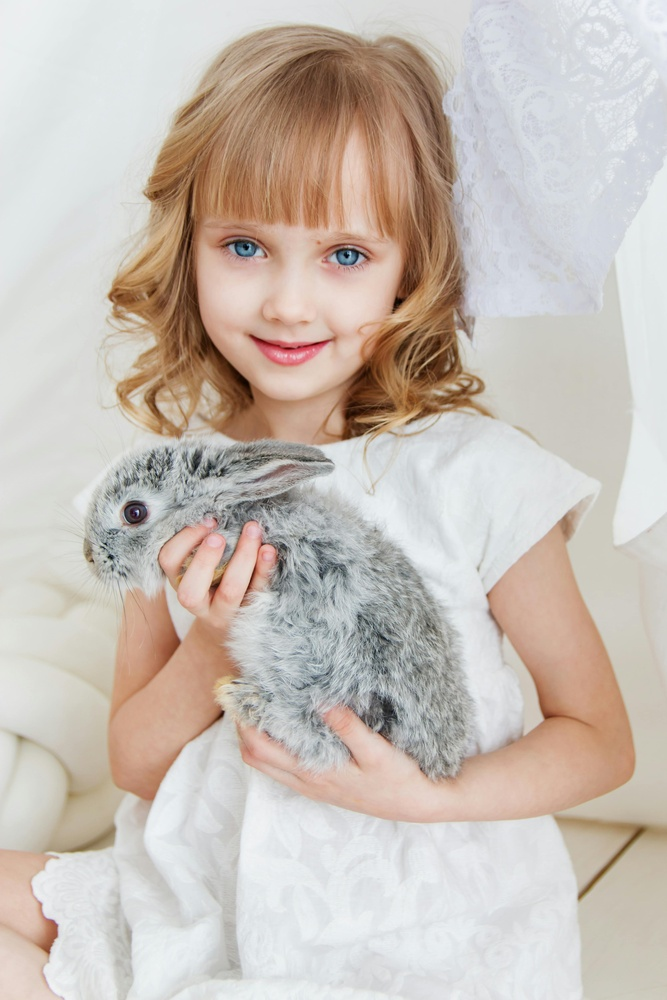
#> input picture girl.jpg, 667 x 1000 px, shrunk from 3340 x 5010 before the run
$ jupyter execute image.ipynb   (older library calls are emulated)
#> lines starting #> are read from the running program, lines starting #| are printed output that depends on the picture
[cell 1]
#image read
import cv2
import matplotlib.pyplot as plt
import numpy as np
img = cv2.imread("girl.jpg")
#> img is the input picture: shape (1000, 667, 3); mean B, G, R 182.1, 190.3, 200.3
newmg=cv2.cvtColor(img,cv2.COLOR_BGR2RGB)
plt.imshow(newmg),plt.axis("off")

[cell 2]
r1=np.array([[-1,-1,-1],[-1,1,-1],[-1,-1,-1]])
filters=cv2.filter2D(img,-3,r1)
#> filters: shape (1000, 667, 3); every value is 0
plt.imshow(filters),plt.axis("off")

[cell 3]
newimg=cv2.cvtColor(img,cv2.COLOR_BGR2RGB)
BLUR=cv2.blur(newimg,(10,10))
plt.subplot(1,2,1),plt.imshow(newimg),plt.axis("off"),plt.title("original image")
plt.subplot(1,2,2),plt.imshow(BLUR),plt.axis("off"),plt.title("Blur image")

[cell 4]
#gaussian and median blur

import cv2
import matplotlib.pyplot as plt
import numpy as np

img = cv2.imread("girl.jpg")
img = cv2.cvtColor(img,cv2.COLOR_BGR2RGB)
blr = cv2.blur(img,(190,19))
gaussian = cv2.GaussianBlur(img,(59,59),0)
medians = cv2.medianBlur(img,19)

plt.subplot(1,4,1),plt.imshow(blr),plt.axis("off"),plt.title("Blur ")
plt.subplot(1,4,2),plt.imshow(gaussian),plt.axis("off"),plt.title("Gaussian Blur ")
plt.subplot(1,4,3),plt.imshow(medians),plt.axis("off"),plt.title("Median Blur ")
plt.subplot(1,4,4),plt.imshow(img),plt.axis("off"),plt.title(" Original ")

###kernal blur
img = cv2.imread("tm.jpg")
img = cv2.cvtColor(img,cv2.COLOR_BGR2RGB)
kernals= np.ones((10,5))/40
print(kernals)
blrs=cv2.filter2D(img,-5,kernals)
plt.imshow(blrs),plt.axis("off")

# sharpening

[cell 5]
img = cv2.imread("girl.jpg")
img = cv2.cvtColor(img,cv2.COLOR_BGR2RGB)
k1 = np.array([[-1,-1,-1],
               [-1,9,-1],
               [-1,-1,-1]])
k2=np.array([[1,1,1],
               [1,-7,1],
               [1,1,1]])
sharp=cv2.filter2D(img,-1,k1)
sharpblur = cv2.filter2D(img,-1,k2)

plt.subplot(1,2,1),plt.imshow(sharp),plt.axis("off"),plt.title("sharpening image")
plt.subplot(1,2,2),plt.imshow(sharpblur),plt.axis("off"),plt.title("sharpening blur image")

[cell 6]
k1 = np.array([[0,-1,-1],
               [1,0,-1],
               [1,1,0]])
k2 = np.array([[-1,-1,0],
               [-1,0,1],
               [0,1,1]])
k3 = np.array([[0,0,-1],
               [0,0,0],
               [-1,0,0]])
k4 = np.array([[1,0,0],
               [0,0,0],
               [0,0,1]])

emboss1 = cv2.filter2D(img,-1,k1)+128
emboss2 = cv2.filter2D(img,-1,k2)+128
emboss3 = cv2.filter2D(img,-1,k3)+128
#> emboss3: shape (1000, 667, 3); every value is 128
emboss4 = cv2.filter2D(img,-1,k4)+128


plt.subplot(1,4,1),plt.imshow(emboss1),plt.axis("off"),plt.title("embossing")
plt.subplot(1,4,2),plt.imshow(emboss2),plt.axis("off"),plt.title("embossing1")
plt.subplot(1,4,3),plt.imshow(emboss3),plt.axis("off"),plt.title("embossing2")
plt.subplot(1,4,4),plt.imshow(emboss4),plt.axis("off"),plt.title("embossing3")

# sobel

[cell 7]
img = cv2.imread("girl.jpg")
new = cv2.cvtColor(img,cv2.COLOR_BGR2GRAY)
#horizontal
sobelsX = cv2.Sobel(img,cv2.CV_64F,1,0,5)
#vertical
sobelsY = cv2.Sobel(img,cv2.CV_64F,0,1,5)
plt.subplot(1,3,1),plt.imshow(new),plt.axis("off"),plt.title("original")
plt.subplot(1,3,2),plt.imshow(sobelsX),plt.axis("off"),plt.title("horizontal")
plt.subplot(1,3,3),plt.imshow(sobelsY),plt.axis("off"),plt.title("vertical")
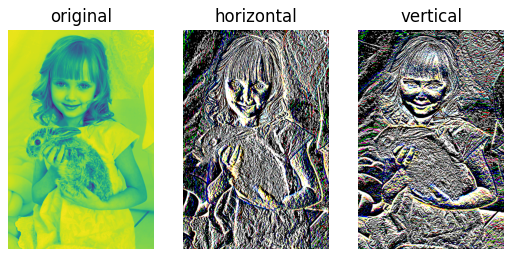
#> figure drawn by matplotlib, 3 panels; B, G, R data is drawn as R, G, B

# LAPLACIAN

[cell 8]
img = cv2.imread("girl.jpg")
newimg=cv2.cvtColor(img,cv2.COLOR_BGR2RGB)
lap =cv2.Laplacian(newimg,cv2.CV_64F)
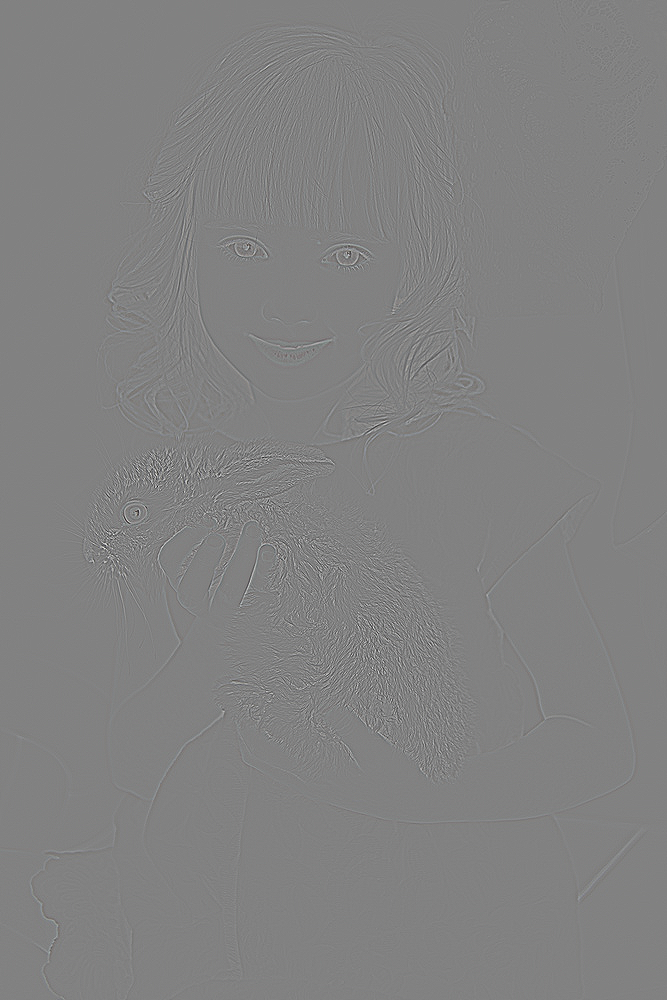
#> lap: shape (1000, 667, 3) float64; mean R, G, B 0, 0, 0; drawn with min black and max white
plt.imshow(lap,cmap="gray"),plt.axis("off")
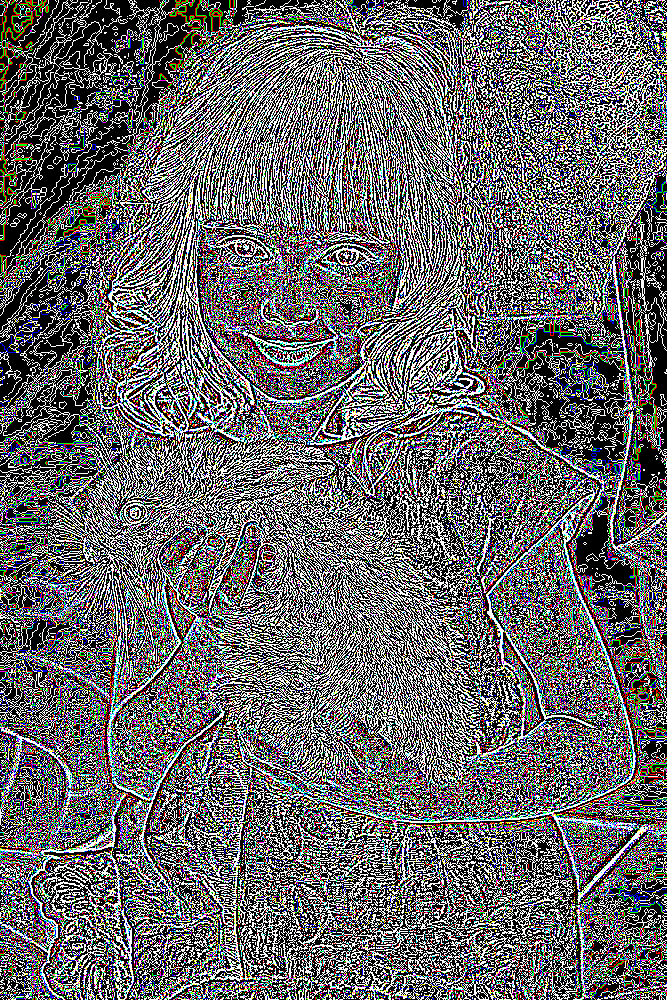
#> shown: shape (1000, 667, 3) float64; mean R, G, B 0.406, 0.403, 0.406

# Canny

[cell 9]
cany=cv2.Canny(newimg,50,150)
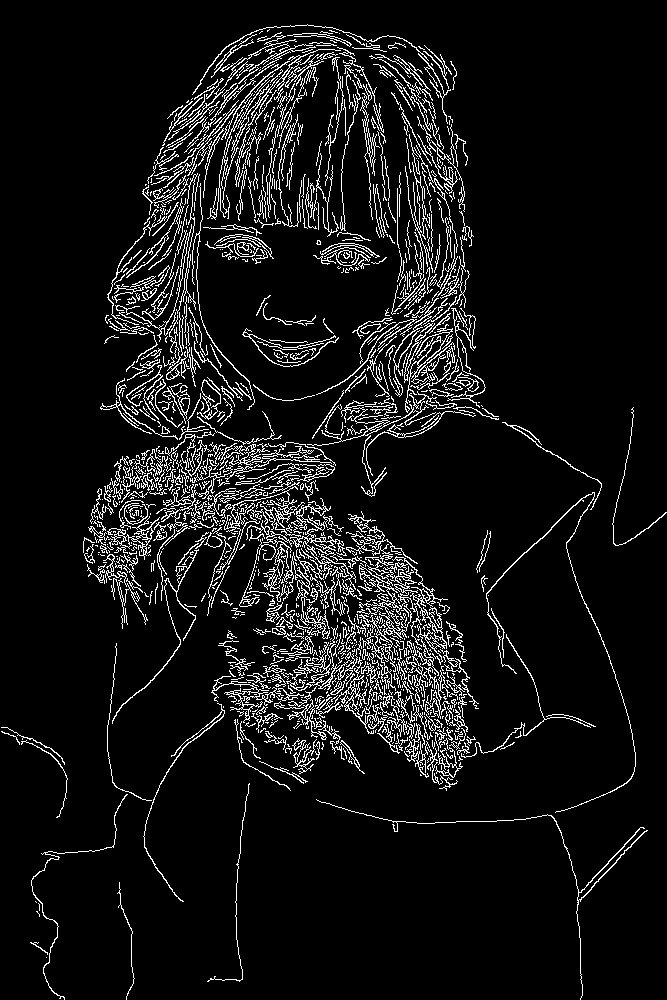
#> cany: shape (1000, 667); 7.8% white in thin lines or dots
plt.subplot(1,2,1),plt.imshow(newimg),plt.axis("off"),plt.title("original")
plt.subplot(1,2,2),plt.imshow(cany),plt.axis("off"),plt.title("canny")

# Erosion & Dilation

[cell 10]
k1=np.ones((5,5))
eros=cv2.erode(newimg,k1,iterations=1)
dial=cv2.dilate(newimg,k1,iterations=5)
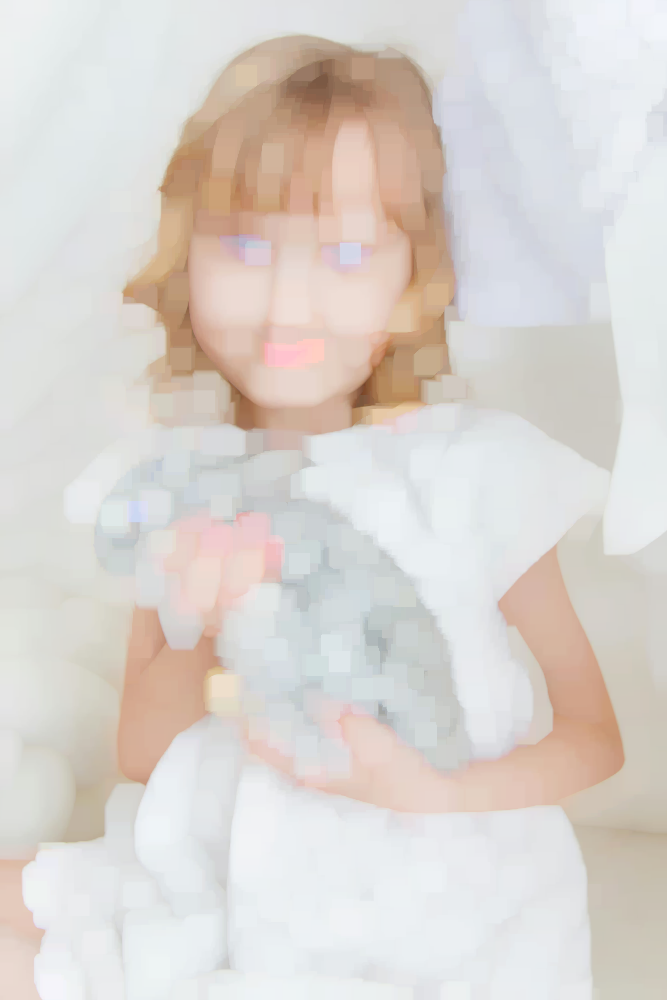
#> dial: shape (1000, 667, 3); mean R, G, B 218.5, 212.3, 207.3

plt.subplot(1,3,1),plt.imshow(newimg),plt.axis("off"),plt.title("original")
plt.subplot(1,3,2),plt.imshow(eros),plt.axis("off"),plt.title("Eroded")
plt.subplot(1,3,3),plt.imshow(dial),plt.axis("off"),plt.title("Dialation")

# color contrast

[cell 11]
yuv=cv2.cvtColor(newimg,cv2.COLOR_BGR2YUV)
#> yuv: shape (1000, 667, 3); mean of channels 0, 1, 2 188.9, 133.7, 122.1
yuv[:,:,0]=cv2.equalizeHist(yuv[:,:,0])
#> yuv: shape (1000, 667, 3); mean of channels 0, 1, 2 128.8, 133.7, 122.1
finalimg=cv2.cvtColor(yuv,cv2.COLOR_YUV2BGR)
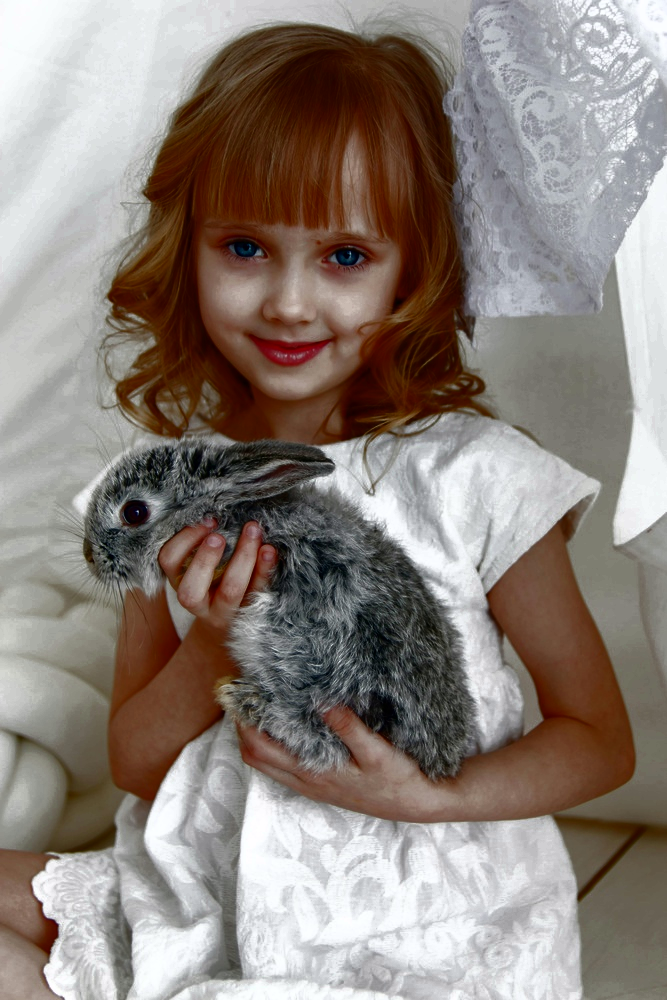
#> finalimg: shape (1000, 667, 3); mean R, G, B 140.4, 130, 123.2
plt.subplot(1,2,1),plt.imshow(newimg),plt.axis("off"),plt.title("original")
plt.subplot(1,2,2),plt.imshow(finalimg),plt.axis("off"),plt.title("color contrast")

# horizontal and vertical blur

[cell 12]
k2=np.zeros((50,50))
k2[int(50/2),:]=np.ones(50)
k2=k2/50

k3=np.zeros((50,50))
k3[:,int(50/2)]=np.ones(50)
k3=k3/50

horblr=cv2.filter2D(newimg,-1,k2)
verblr=cv2.filter2D(newimg,-1,k3)
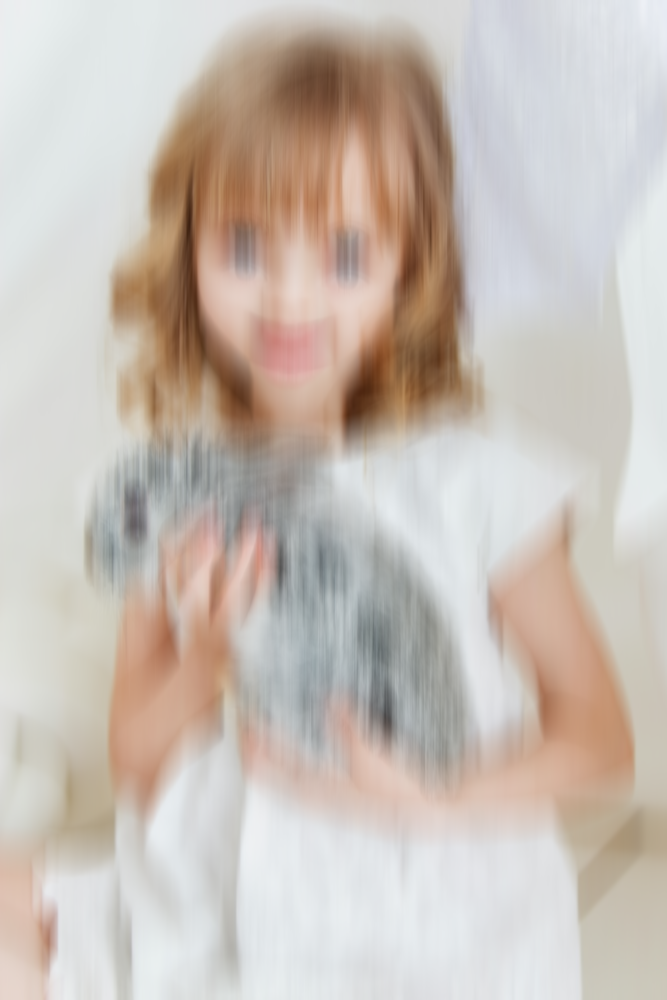
#> verblr: shape (1000, 667, 3); mean R, G, B 200.3, 190.3, 182.1

plt.subplot(1,3,1),plt.imshow(newimg),plt.axis("off"),plt.title("original")
plt.subplot(1,3,2),plt.imshow(horblr),plt.axis("off"),plt.title("horizontal")
plt.subplot(1,3,3),plt.imshow(verblr),plt.axis("off"),plt.title("vertical")

# Menu Driven

[cell 13]
print("1 to view original image")
print("2 to view filter image")
print("3 to view blur image")
print("4 to view Gaussian Blur image")
print("5 to view Median Blur image")
print("6 to view sharpening and blur image")
print("7 to view embossing image")
print("8 to view sobel image")
print("9 to view laplacian image")

num = int(input("Enter your choice : "))
#> the answer given: 1
